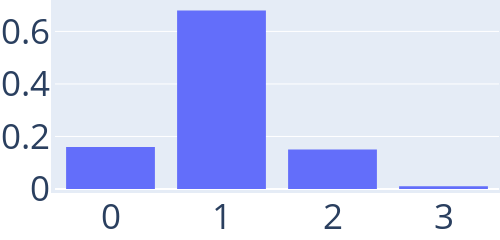

The notebook cell this image was saved under:
### Code cell
cat_nb_cc_1_cycle = string.(sort(Int.(cc_with_1_cycle)))
trace = PlotlyJS.histogram(x=cat_nb_cc_1_cycle, histnorm="probability density")
layout = Layout(
    autosize=false,
    width=500,
    height=200,
    margin=attr(l=1, r=1, b=1, t=1, pad=4),
    font_size=35,
    xaxis_type="category",
)
name = "comparison_hpkv_MUN_cc_with_1_cycle_"*"n"*string(n)*"p"*string(p)*"eta"*string(eta)*"q"*string(q)
p_1 = PlotlyJS.plot(trace,layout)

### Figure 1 — Plotly figure (JSON) as saved in the notebook; plotly's stock layout.template omitted (floating-point values rounded to 4 significant figures)
{"data": [{"histnorm": "probability density", "type": "histogram", "x": ["0", "0", "0", "0", "0", "0", "0", "0", "0", "0", "0", "0", "0", "0", "0", "0", "1", "1", "1", "1", "1", "1", "1", "1", "1", "1", "1", "1", "1", "1", "1", "1", "1", "1", "1", "1", "1", "1", "1", "1", "1", "1", "1", "1", "1", "1", "1", "1", "1", "1", "1", "1", "1", "1", "1", "1", "1", "1", "1", "1", "1", "1", "1", "1", "1", "1", "1", "1", "1", "1", "1", "1", "1", "1", "1", "1", "1", "1", "1", "1", "1", "1", "1", "1", "2", "2", "2", "2", "2", "2", "2", "2", "2", "2", "2", "2", "2", "2", "2", "3"]}], "layout": {"autosize": false, "font": {"size": 35}, "height": 200, "margin": {"b": 1, "l": 1, "pad": 4, "r": 1, "t": 1}, "width": 500, "xaxis": {"type": "category"}}}
